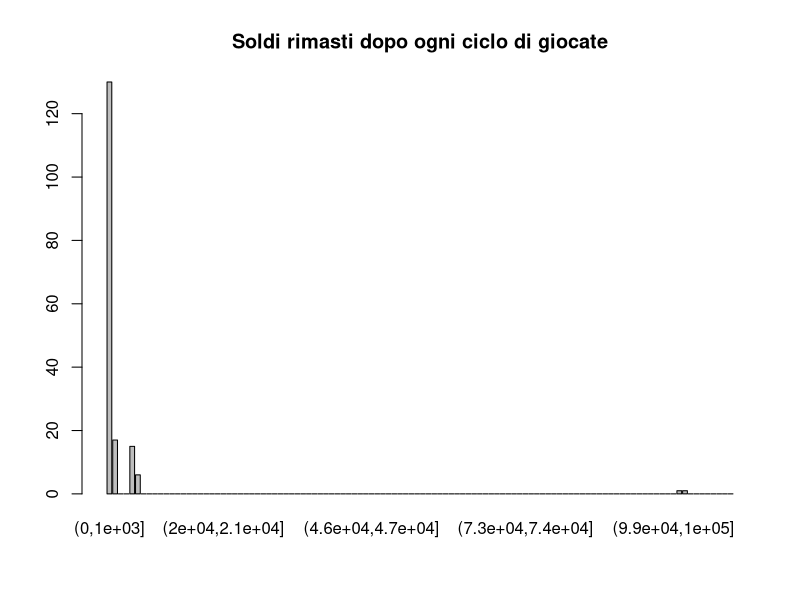
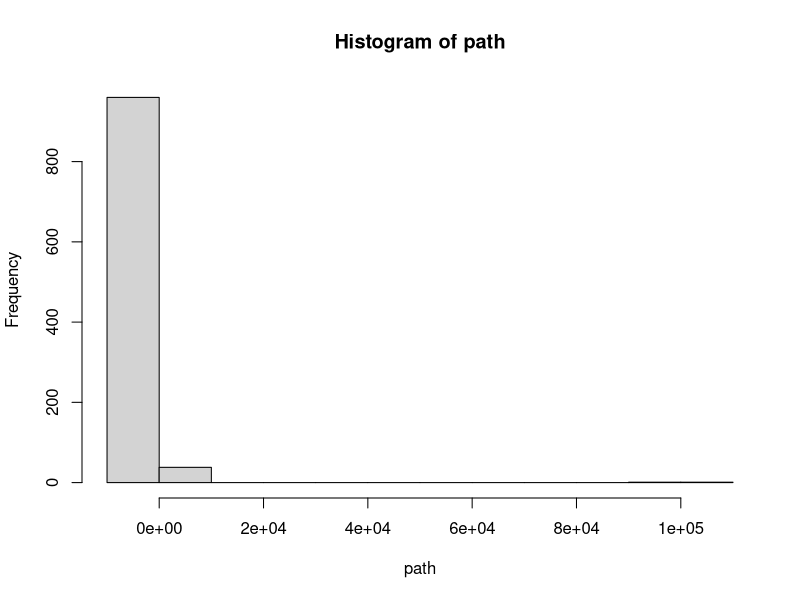
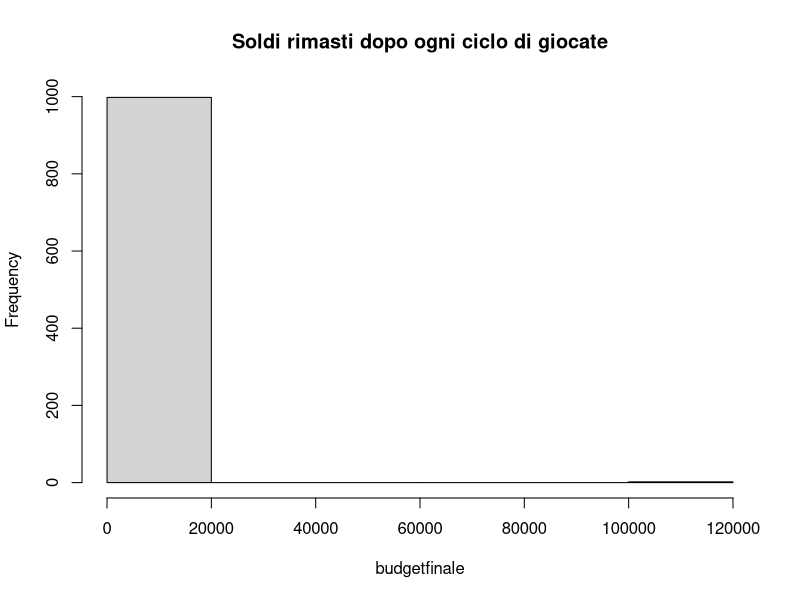
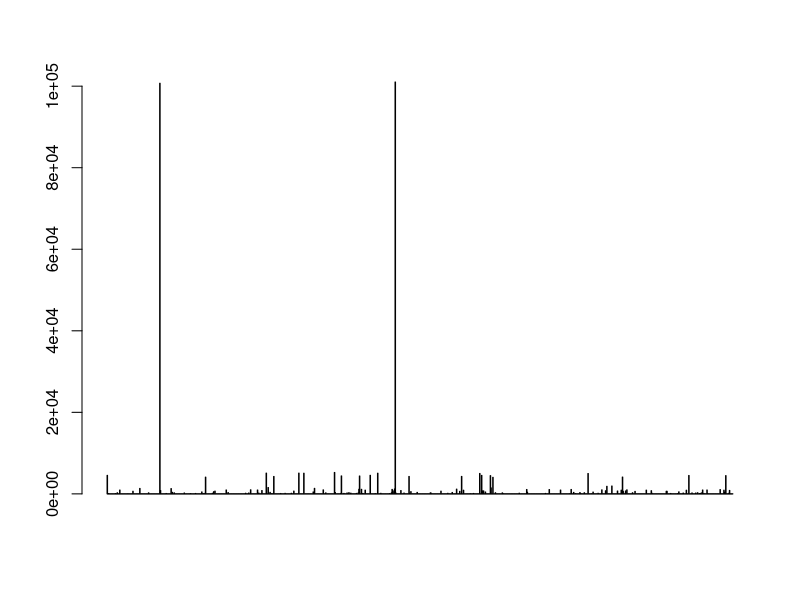
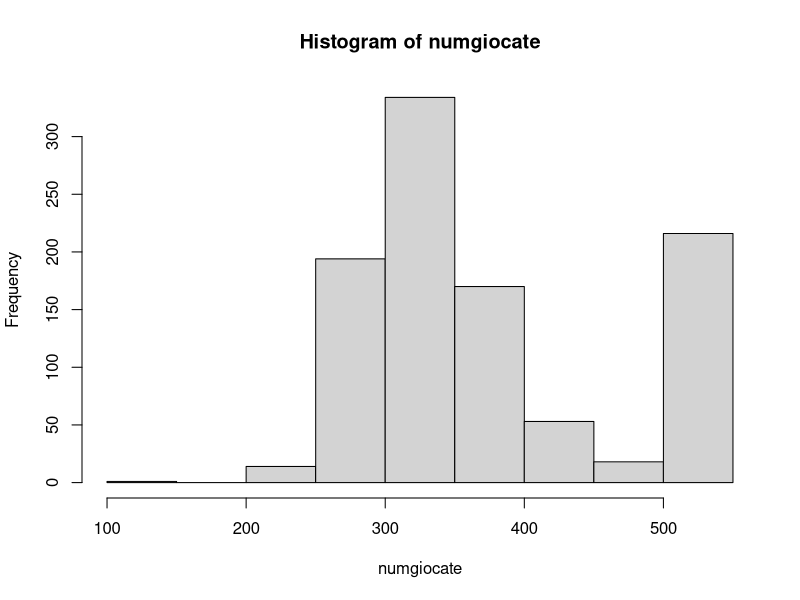
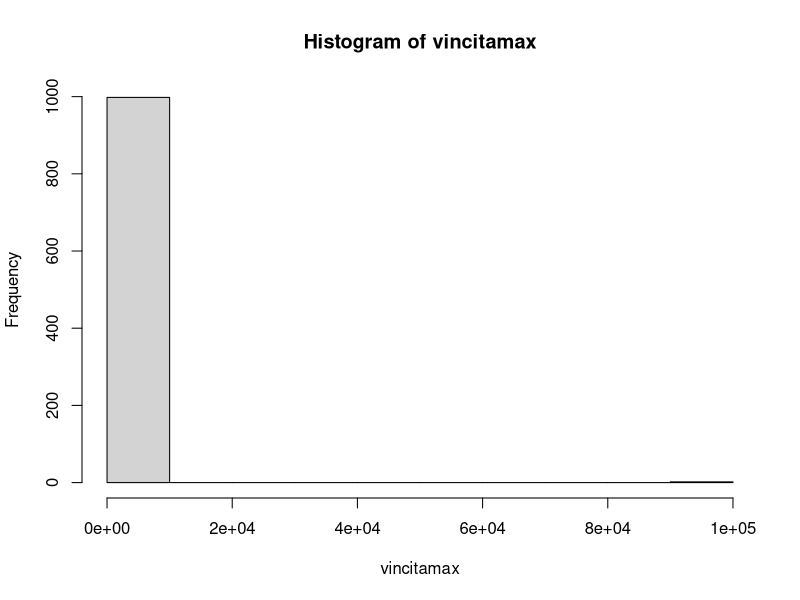
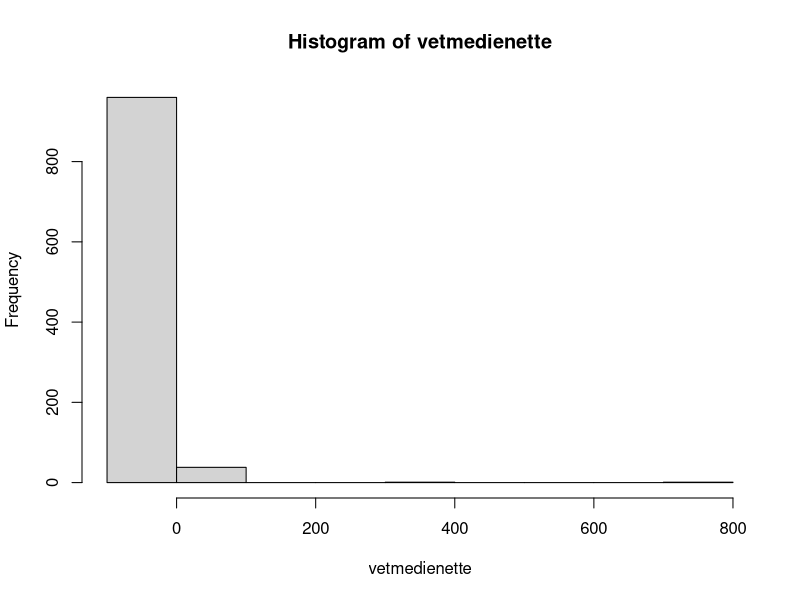
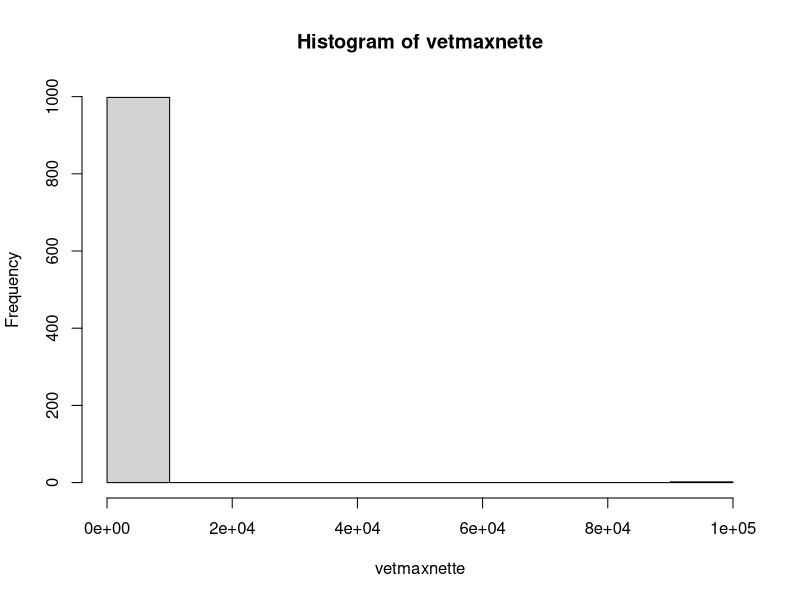

Reproduce these figures in R, in order.
set.seed(123)
punti = 0:10
vincite = c(2, 0, 0, 0, 0, 5, 15, 150, 1000, 20000, 1000000)
guadagni = data.frame(punti, vincite)
numerig1=sort(sample(1:90,10))
numerig1
#impostiamo il capitale iniziale a 1000, questo poi subirà cambiamenti in base
#alle vittorie o alle perdite
budget=1000
i=0
q=0
w=0
vincitap=0 #vincita parziale, momentanea
vetvincitenette=c()
vetmaxnette=c()
vetmedienette=c()
k=1
vincitamax=c()
vincitamin=c()
v=c()
path = c()
budgetfinale= c()
numgiocate= c()
puntata=5
for(k in (1:1000)){
{  while(budget>0&budget<=50000 & i<550){{ 
budget=budget-5
i=i+1
#print(c("i= ",i))
tabellone=sort(sample(1:90,20))
#print(c("tabellone = ", tabellone))
conta = length(intersect(numerig1,tabellone))  
#print(c("conta = ", conta))
vincitap = 5*guadagni[which(guadagni$punti == conta), c(2)]
v=c(v,vincitap)
#print(c("vincitap = ", vincitap))
budget=budget+(vincitap)
#print(c("budget =", budget))
vincitanetta=vincitap-puntata
vetvincitenette=c(vetvincitenette,vincitanetta)
}
  q= max(v)  
  w= min(v) 
  q11=max(vetvincitenette)
  m11=mean(vetvincitenette)
}
   path = c(path, budget-1000)
  budgetfinale =c(budgetfinale, budget)
  numgiocate= c(numgiocate, i)
  vincitamax=c(vincitamax,q)
  vetmaxnette=c(vetmaxnette,q11)
  vetmedienette=c(vetmedienette,m11)
  budget=1000
  i=0
  vincitap=0
  v=c()# aggiunto per resettare vettore prima di altro ciclo
  vetvincitenette=c()
  }
}
path
budgetfinale
numgiocate
vincitamax
vetmedienette
vetmaxnette
mean(path)
mean(budgetfinale)
mean(numgiocate)
mean(vincitamax)
#secondo giocatore
budget2=1000
#impostiamo il budget iniziale uguale al budget del primo giocatore
i2=0
q2=0
w2=0
vincitap2=0
vincitanetta2=0
k2=1
puntata2=5
guadagni2= data.frame (punti,vincite)
vetpuntate2=c() #vettore in cui memorizzo le puntate
vetvincite2=c() #vettore in cui memorizzo tutte le vincite
vetvincitenette2=c()
vetmaxnette2=c()
vetmedienette2=c()
v2=c()
path2 = c()
budgetfinale2= c()
numgiocate2= c()
vincitamax2=c()
vincitamin2=c()
for(k2 in (1:1000)){
{ while(budget2>0&budget2<=50000&i2<550){{
  i2=i2+1
  vetpuntate2=c(vetpuntate2, puntata2) #ogni volta inserisco la puntata
  #print(c("i2 = ", i2))
  budget2=budget2-puntata2
  tabellone2=sort(sample(1:90,20))
 # print(c("tabellone2 = ", tabellone2))
  conta2=length(intersect(numerig1,tabellone2))
 # print(c("conta2 = ", conta2))
  vincitap2=puntata2*guadagni2[which(guadagni2$punti==conta2),c(2)]
  v2=c(v2,vincitap2)
  vincitanetta2=vincitap2- puntata2#ho inserito qui la vincita netta all'interno
                                    #del while
  vetvincitenette2=c(vetvincitenette2,vincitanetta2)
  #print(c("le vincite nette sono =",vincitanetta2))
  #print(c("vincitap2 = ", vincitap2))
  budget2=budget2+vincitap2
  #print(c("budget2=" ,budget2))
  if(i2>1){
  if (vincitap2==0& vetpuntate2[i2]==vetvincite2[i2-1])#cioè se al turno
    #prima della perdita avevo avuto una piccola vincita che ho rigiocato, non 
      #raddoppio ma rigioco la puntata ancora prima
      puntata2= vetpuntate2[i2-1] }
  else{
    #caso di sconfitta alla puntata precedente e in cui si punta il 
    #doppio di quanto puntato in precedenza sempre però rimanendo dentro il budget 
    #senza indebitarsi
    if (vincitap2==0)
      puntata2=min(puntata2*2,budget2) #se invece perde solo senza la condizione 
    #che al turno prima ha vinto allora raddoppia
   else{
      if(vincitap2>0 & vincitap2<100)
        puntata2=vincitap2
     else {puntata2=5
     }
   }
  }
  vetvincite2=c(vetvincite2, vincitap2) #vettore che contiene le vincite di ogni
  #giocata e che mi serve nel primo if
   }
    q2=max(v2)
    w2=min(v2)
    #print(c("puntata2 = ", puntata2))
    q22=max(vetvincitenette2)
    m22=mean(vetvincitenette2)
}
  path2=c(path2,budget2-1000)
  budgetfinale2=c(budgetfinale2, budget2)
  numgiocate2=c(numgiocate2, i2)
  vincitamax2=c(vincitamax2,q2)
  
  vetmaxnette2=c(vetmaxnette2,q22)
  vetmedienette2=c(vetmedienette2,m22)
  budget2=1000
  i2=0
  v2=c()
  vetvincitenette2=c()
  puntata2=5 
  vetpuntate2=c()
  vetvincite2=c()
  
}
}
path2
budgetfinale2
numgiocate2
vincitamax2
vetmedienette2
vetmaxnette2
mean(path2)
mean(budgetfinale2)
mean(numgiocate2)
mean(vincitamax2)

#terzo giocatore:
budget3=1000
#impostiamo il budget iniziale uguale al budget del primo e secondo giocatore
i3=0
q3=0
w3=0
vincitap3=0
vetvincitenette3=c()
vetmaxnette3=c()
vetmedienette3=c()
k3=1
vincitamax3=c()
puntata3= sum(vincite*dhyper(punti,10,80,20)) #previsione di vincita, costo
#giocata pari al valore atteso di vincita
guadagni3= data.frame (punti,vincite)
v3=c()
path3=c()
budgetfinale3=c()
numgiocate3=c()
for(k3 in (1:1000)){
{ while(budget3>0&budget3<=50000 & i3<550){{ 
  budget3=budget3-puntata3
  i3=i3+1
  #print(c("i= ",i))
  tabellone3=sort(sample(1:90,20))
  #print(c("tabellone = ", tabellone))
  conta3 = length(intersect(numerig1,tabellone3))  
  #print(c("conta = ", conta3))
  vincitap3 =guadagni[which(guadagni$punti == conta3), c(2)]
  v3=c(v3,vincitap3)
  budget3=budget3+(vincitap3)
  vincitanetta3=vincitap3-puntata3
 vetvincitenette3=c(vetvincitenette3,vincitanetta3)
  }
  q3= max(v3)  
  w3= min(v3)  
  q33=max(vetvincitenette3)
  m33=mean(vetvincitenette3)
}
  path3=c(path3, budget3-1000)
budgetfinale3=c(budgetfinale3, budget3)
numgiocate3=c(numgiocate3,i3)
vincitamax3=c(vincitamax3,q3)
vetmaxnette3=c(vetmaxnette3,q33)
vetmedienette3=c(vetmedienette3,m33)
budget3=1000
i3=0
vincitap3=0
v3=c()# aggiunto per resettare vettore prima di altro ciclo
vetvincitenette3=c()
}
}
path3
budgetfinale3
numgiocate3
vincitamax3
vetmedienette3
vetmaxnette3
mean(path3)
mean(budgetfinale3)
mean(numgiocate3)
mean(vincitamax3)
#parte grafica 1
classi=cut(budgetfinale,breaks = seq(0,110000,1000)) #divido in classi ampie
#mille, da zero 110 000 visto che il budgetfinale massimo non supera tale cifra
classi
tavola=table(classi)
barplot(tavola, main = "Soldi rimasti dopo ogni ciclo di giocate")
hist(path)
hist(budgetfinale, main = "Soldi rimasti dopo ogni ciclo di giocate",breaks=5)
barplot(budgetfinale)
hist(numgiocate)
hist(vincitamax)
hist(vetmedienette)
hist(vetmaxnette)
#grafici
boxplot(path, path2, path3, ylab="Euro" , names = c("Quota fissa", "Raddoppio", "Gioco equo"), varwidth = TRUE, main="Guadagno finale")
boxplot(numgiocate, numgiocate2, numgiocate3 , ylab="Giocate" , names = c("Quota fissa", "Raddoppio", "Gioco equo"),  main="Numero di giocate")
boxplot(vetmedienette, vetmedienette2, vetmedienette3 , ylab="euro" , names = c("Quota fissa", "Raddoppio", "Gioco equo"),  main="Vincite nette medie")
boxplot(vetmaxnette, vetmaxnette2, vetmaxnette3 , ylab="euro" , names = c("Quota fissa", "Raddoppio", "Gioco equo"),  main="Vincite nette massime")
plot(budgetfinale2,type="l",main="Budget finale alla fine di ogni ciclo di giocate",xlab = "Giocatore 2")
plot(budgetfinale3,type="l",main="Budget finale alla fine di ogni ciclo di giocate",xlab = "Giocatore 3")
plot(budgetfinale,type="l",main="Budget finale alla fine di ogni ciclo di giocate",xlab = "Giocatore 1")
